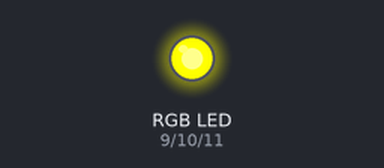
This sketch was run on a simulated Arduino Uno, built with avr-gcc and run on an emulated ATmega328P. Shown: an RGB LED mixed from three pins (HIGH = lit).

Above: at 0.5 s.
At 1.5 s:
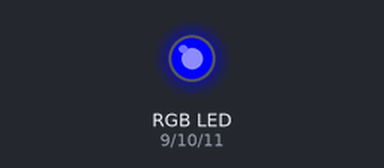
At 5.5 s:
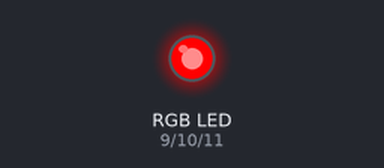
Timing chart, 0 to 6.9 s (numbered marks = the images above):
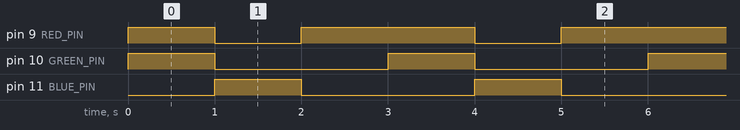

Measured:
- by itself, pin 9 (RED_PIN): repeats every 3.0 s: LOW 1.0 s, HIGH 2.0 s
- by itself, pin 10 (GREEN_PIN), pin 11 (BLUE_PIN): alternates HIGH for 1.0 s and LOW for 2.0 s
- by itself, everything shown: repeats every 3.0 s, in 3 steps

The sketch:

RGBLED.ino
```cpp
// First we'll define the pins by name to make the sketch
// easier to follow.

const int RED_PIN = 9;
const int GREEN_PIN = 10;
const int BLUE_PIN = 11;

// the setup function runs once when you press reset or power the board
void setup()
{
  // Here we'll configure the Arduino pins we're using to
  // drive the LED to be outputs:

  pinMode(RED_PIN, OUTPUT);
  pinMode(GREEN_PIN, OUTPUT);
  pinMode(BLUE_PIN, OUTPUT);
}


// the loop function runs over and over again forever
void loop()
{

  // Yellow (turn red and green on):

  digitalWrite(RED_PIN, HIGH);
  digitalWrite(GREEN_PIN, HIGH);
  digitalWrite(BLUE_PIN, LOW);

  delay(1000);


  // Blue (turn just the blue LED on):

  digitalWrite(RED_PIN, LOW);
  digitalWrite(GREEN_PIN, LOW);
  digitalWrite(BLUE_PIN, HIGH);

  delay(1000);

  // Red (turn just the red LED on):

  digitalWrite(RED_PIN, HIGH);
  digitalWrite(GREEN_PIN, LOW);
  digitalWrite(BLUE_PIN, LOW);

  delay(1000);

}
```
